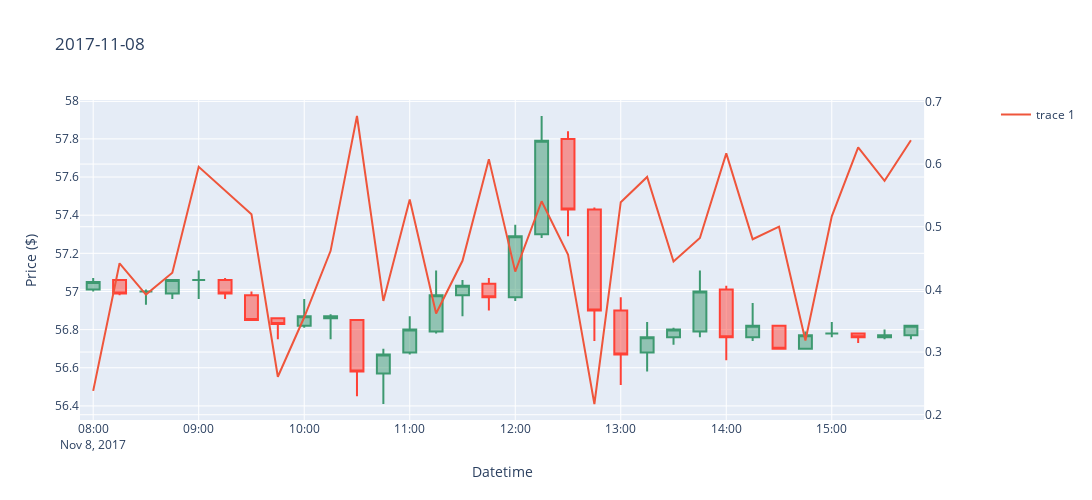
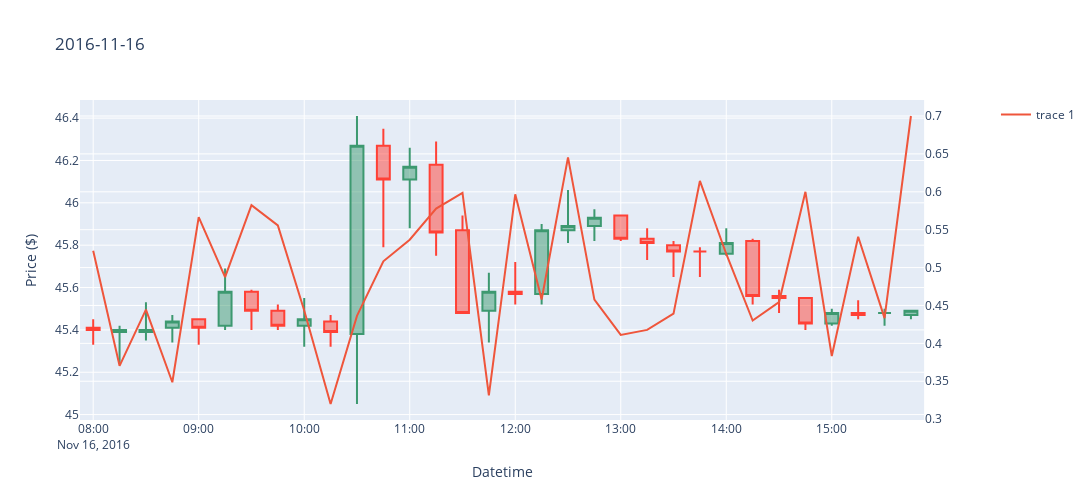
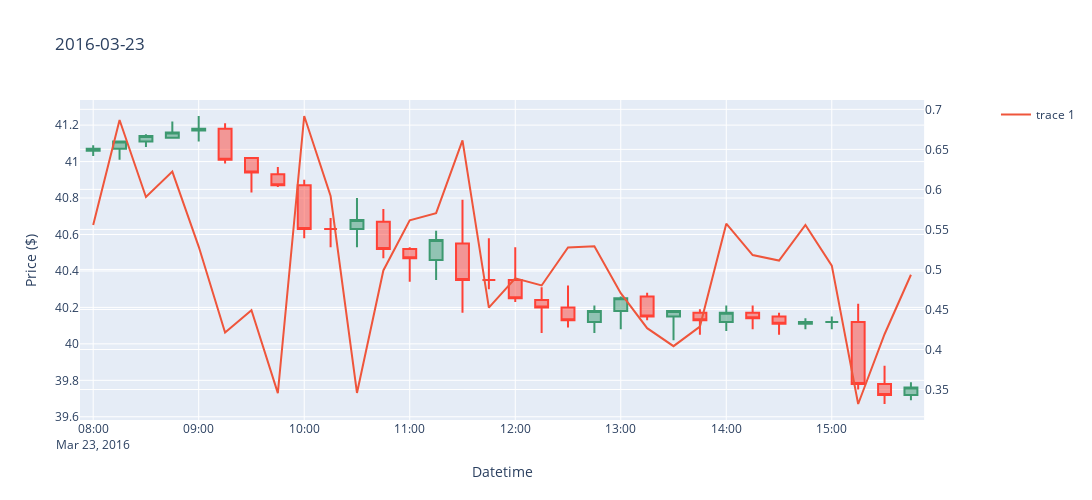

The code cell stored with these charts, in order, in its notebook:
### Markdown cell above
Red line indicates the distance between mean and high within a candlestick (right y-axis)  
Ideally  
- A drop in the red line (distance of mean and high getting closer) should be followed by an upward trend in the candle stick (for example the next candle stick should close higher than open);
- Vice versa, if we see peak in the red line (distance of mean and high getting farther, could be end of price going upward) we should expect a downward trend in the candle stick.

### Code cell
days = df_uturn['datetime'].dt.date.unique()
np.random.shuffle(days)

for day in days[:3]:
    df_day = df_uturn[df_uturn['datetime'].dt.date == day]
    plot_candlestick(df_day, day)
